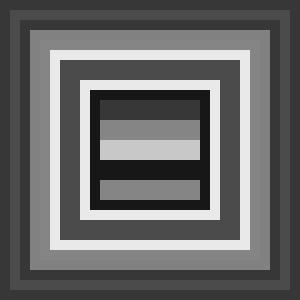
Frame 1 (no input)
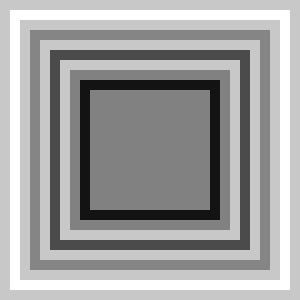
Frame 60 (no input)
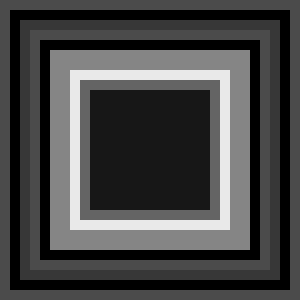
Frame 120 (the mouse pressed at the canvas centre since frame 60)

The p5.js sketch that drew these frames (run headless with seeded random() and noise() and a simulated clock; from frame 60 on, the mouse is pressed at the canvas centre):

// p5.js sketch
// ── sketch.js
var side = 300;
var cols = [];
var pause = 0;
function setup() {
  createCanvas(300, 300);
  background(255);
  
  cols = [color(200), color(100), color(75), color(233), color(129), color(23), color(255), color(0), color(55), color(133), color(78), color(19)];
}

function draw() {

  while (side > 100) {
    var sh = Shape(width/2, height/2, side, cols[floor(random(cols.length))]);
    side = side - 20;
  }
  
  if (pause % 8 == 0) {
  for (var i = 100; i <200; i+=20) {
    rectMode(CORNER);
    noStroke();
    fill(cols[floor(random(cols.length))]);
    rect(100, i, 100, 20);
  } 
  }
  
  if (pause > 8) {
    side = 300;
    pause = 0;
  }
  pause++;
}

function Shape(x, y, side, col) {
  fill(col);
  noStroke();
  rectMode(CENTER);
  this.x = x;
  this.y = y;
  this.side = side;
  rect(x, y, side, side);
}
